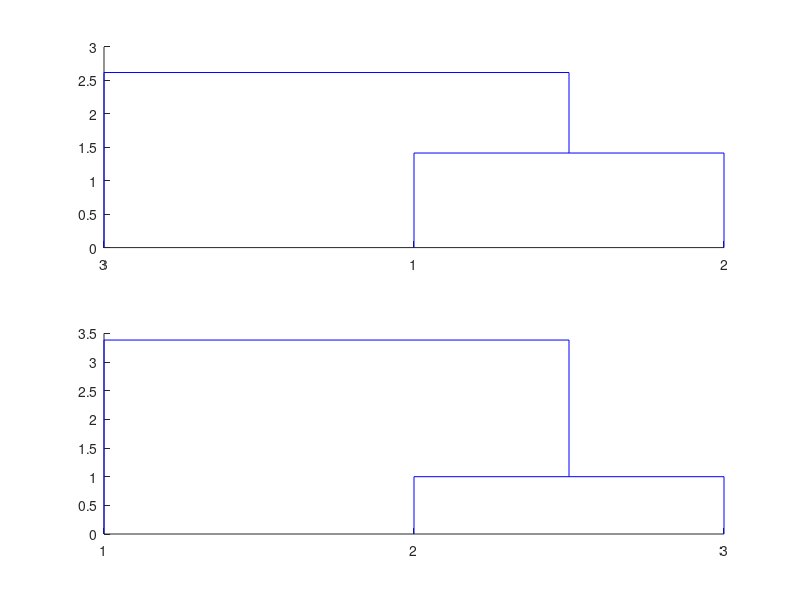

Source code (MATLAB): (Note: this script raises an error after producing the figure.)
a = [1 0 0 1 1;
     2 0 0 1 2;
     3 0 0 1 4;
     4 0 0 1 5;
     5 1 2 3 3;
     6 3 4 3 6;
     7 5 6 7 7
    ];

b = [1 0 0 1 1;
     2 0 0 1 2;
     3 0 0 1 4;
     4 0 0 1 6;
     5 1 2 3 3;
     6 5 3 5 5;
     7 4 6 7 7
    ];

mat1 =  [0 1 2  ;
         0 0 3  ;
         0 0 0  
        ];
    
mat2 =  [0 3 2  ;
         0 0 1  ;
         0 0 0  
        ];
clc
enlace1 = linkage(mat1,'average')
enlace2 = linkage(mat2,'average')

figure;
subplot(2,1,1);
dendrogram(enlace1);
subplot(2,1,2);
dendrogram(enlace2);

arbol1 = tree(enlace1)
arbol2 = tree(enlace2)
treeToTreeD(arbol1,arbol2)
treeToTreeD(arbol2,arbol1)